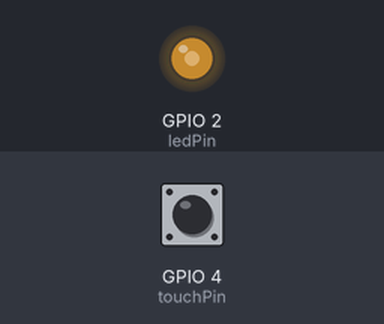
Recording of a sketch running on a simulated ESP32. Parts: output pins drawn as LEDs (lit = HIGH). The inputs (shaded band) are chosen by the test bench; at power-on: GPIO 4 (touchPin) HIGH. What the sketch prints to the serial monitor is not drawn.

Above: at 1.2 s.
1.3 s: GPIO 4 (touchPin) pulled LOW for 0.15 s
At 1.65 s:
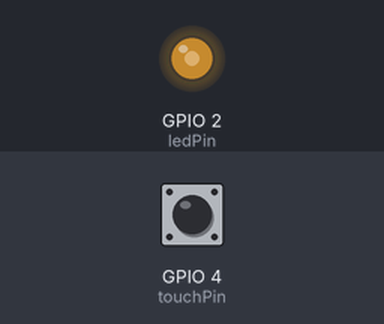
4.3 s: GPIO 4 (touchPin) pulled LOW for 1 s
At 4.65 s:
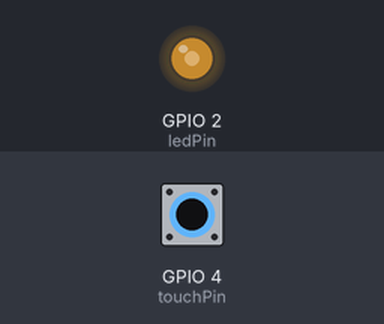
7.3 s: GPIO 4 (touchPin) pulled LOW for 0.15 s
Timing chart, 0 to 16.3 s (numbered marks = the images above; inputs shaded):
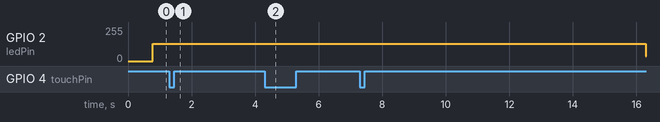

Measured:
- after the input at 1.3 s, GPIO 2 (ledPin): stays 128/255 (without the input it goes to 190/255 after 3.0 s)
- after the input at 4.3 s, GPIO 2 (ledPin): stays 128/255 (without the input it goes to 169/255 after 3.0 s)

The sketch:

ex05.ino
```cpp
// 触摸三档呼吸灯：触摸即时切换档位，无需等待呼吸周期
const int touchPin = T0;    // 触摸引脚（T0 = GPIO4）
const int ledPin = 2;       // ESP32板载LED（PWM引脚，可替换为其他PWM引脚）

// 核心状态变量
int breathGear = 1;         // 呼吸档位：1=慢，2=中，3=快
bool lastTouchState = false;// 上一次触摸状态（防抖+边缘检测）
bool currentTouchState = false;

// 防抖配置
const unsigned long debounceDelay = 300; // 防抖延时（300ms，避免误触）
unsigned long lastTouchTime = 0;         // 最后一次触摸触发时间

// 呼吸参数（三档配置，可微调）
const int slowPeriod = 3000;    // 慢呼吸周期（ms）
const int midPeriod = 1500;     // 中呼吸周期（ms）
const int fastPeriod = 500;     // 快呼吸周期（ms）
int currentPeriod = slowPeriod; // 当前呼吸周期（默认慢）

// 触摸阈值（灵敏度）
const int touchThreshold = 30;

// PWM相关（ESP32 PWM范围0-255）
const int pwmChannel = 0;       // PWM通道
const int pwmFreq = 5000;       // PWM频率
const int pwmResolution = 8;    // PWM分辨率（8位=0-255）

void setup() {
  Serial.begin(115200);

  // 初始化PWM（呼吸灯核心）
  ledcSetup(pwmChannel, pwmFreq, pwmResolution);
  ledcAttachPin(ledPin, pwmChannel);

  Serial.println("触摸三档呼吸灯就绪！");
  Serial.println("触摸GPIO4：1次=慢呼吸 | 2次=中呼吸 | 3次=快呼吸 | 4次=复位");
}

void loop() {
  // 1. 触摸检测+防抖+档位切换（核心：即时切换）
  checkTouchAndSwitchGear();

  // 2. 呼吸灯驱动（根据当前档位即时调整速度）
  runBreathLight();
}

// ==================== 触摸检测+档位切换函数（即时生效）====================
void checkTouchAndSwitchGear() {
  // 读取当前触摸状态
  int touchValue = touchRead(touchPin);
  currentTouchState = (touchValue < touchThreshold);

  // 防抖：仅间隔超过防抖延时才处理
  if (millis() - lastTouchTime > debounceDelay) {
    // 边缘检测：仅“上一次未触摸→当前触摸”的瞬间触发
    if (!lastTouchState && currentTouchState) {
      // 切换档位（循环：1→2→3→1）
      breathGear++;
      if (breathGear > 3) {
        breathGear = 1;
      }

      // 即时更新呼吸周期（无需等待当前呼吸）
      switch (breathGear) {
        case 1:
          currentPeriod = slowPeriod;
          Serial.println("切换为【慢呼吸】（3秒/周期）");
          break;
        case 2:
          currentPeriod = midPeriod;
          Serial.println("切换为【中呼吸】（1.5秒/周期）");
          break;
        case 3:
          currentPeriod = fastPeriod;
          Serial.println("切换为【快呼吸】（0.5秒/周期）");
          break;
      }

      // 更新最后触摸时间（防抖）
      lastTouchTime = millis();
    }

    // 更新上一次触摸状态
    lastTouchState = currentTouchState;
  }
}

// ==================== 呼吸灯驱动函数（即时响应档位变化）====================
void runBreathLight() {
  // 计算单次亮度变化的步长时间（周期/255/2：亮+灭各255级）
  unsigned long stepTime = currentPeriod / 510;
  static unsigned long lastStepTime = 0;
  static int brightness = 0;    // 当前亮度（0-255）
  static int fadeDirection = 1; // 亮度变化方向：1=递增（亮），-1=递减（灭）

  // 按当前档位的步长时间更新亮度（即时响应档位变化）
  if (millis() - lastStepTime > stepTime) {
    // 更新亮度
    brightness += fadeDirection;

    // 到达亮度极值时反转方向
    if (brightness <= 0) {
      brightness = 0;
      fadeDirection = 1;
    } else if (brightness >= 255) {
      brightness = 255;
      fadeDirection = -1;
    }

    // 输出PWM亮度
    ledcWrite(pwmChannel, brightness);

    // 更新步长时间戳
    lastStepTime = millis();
  }
}
```
